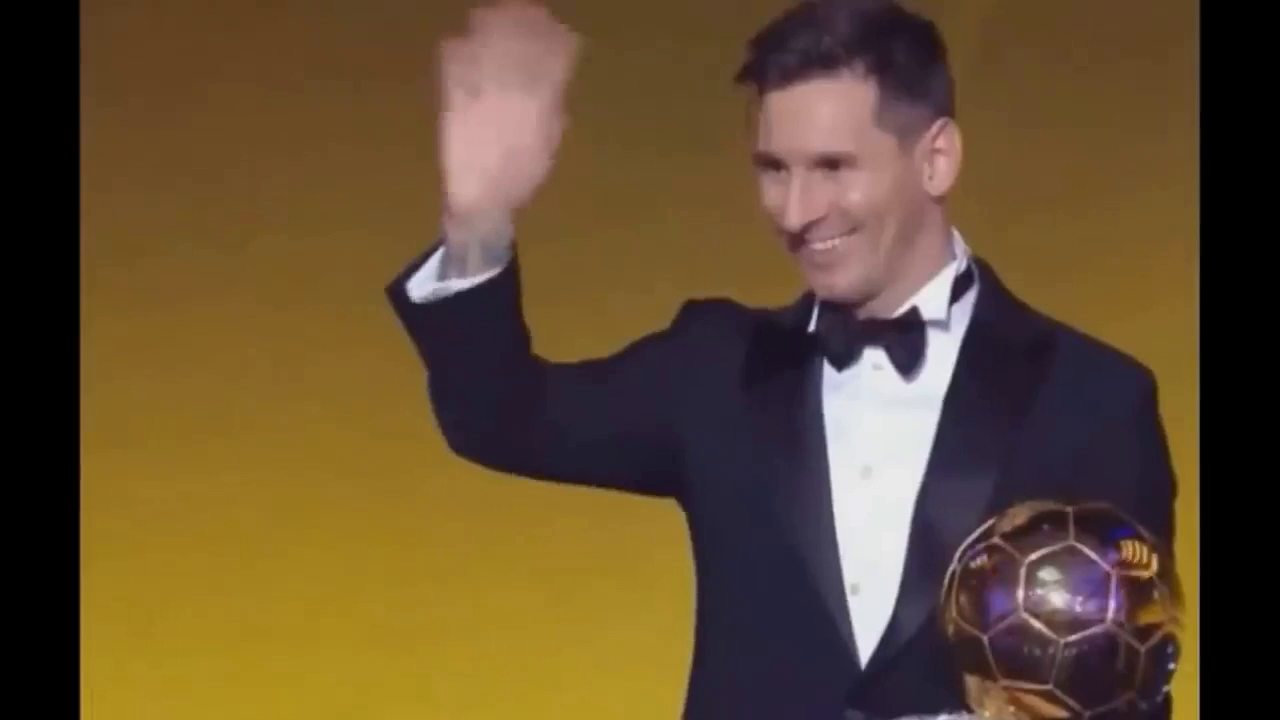
#> input picture frames/0.png, 1280 x 720 px; its folder holds only this picture in this run
$ python detecta_frames.py
#> lines starting #> are read from the running program, lines starting #| are printed output that depends on the picture; after the words box and inside, x2 and y2 are one past the last pixel; in counts of white or black regions, pixels touching at a corner belong together
import cv2
import os

face_cascade = cv2.CascadeClassifier('haarcascade_frontalface_default.xml')

input_dir = '../frames'
output_dir = '../frames_detected/'

os.makedirs(output_dir, exist_ok=True)

for i in range(189):
    img_path = os.path.join(input_dir, f'{i}.png')
    img = cv2.imread(img_path)
#> img is the input picture: shape (720, 1280, 3); mean B, G, R 49.1, 78.4, 100.5

    if img is None:
        print(f'Não foi possível ler a imagem: {img_path}')
        continue

    gray = cv2.cvtColor(img, cv2.COLOR_BGR2GRAY)
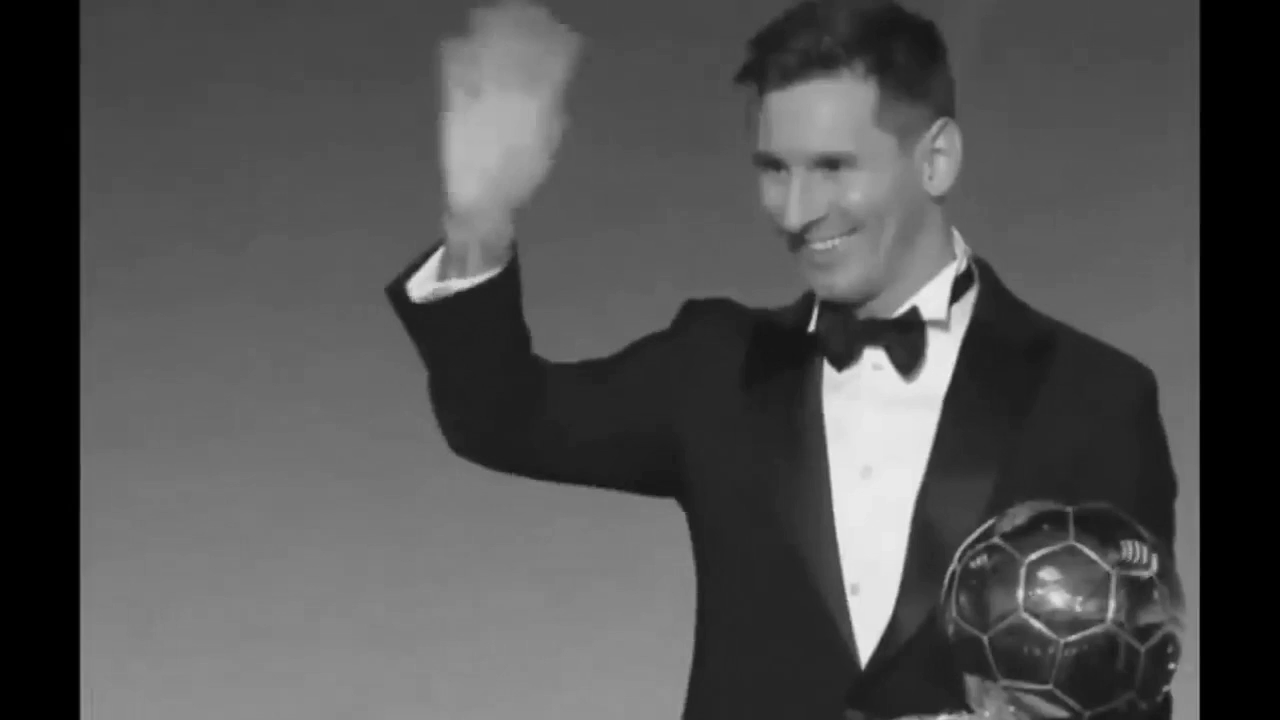
#> gray: shape (720, 1280); min 0, max 243, mean 81.6

    faces = face_cascade.detectMultiScale(gray, scaleFactor=1.1, minNeighbors=5, minSize=(30, 30))
#> faces = [[879, 122, 82, 82], [903, 126, 67, 67], [708, 91, 197, 197]]

    for (x, y, w, h) in faces:
        cv2.rectangle(img, (x, y), (x+w, y+h), (255, 0, 0), 2)
#> this loop made 3 passes
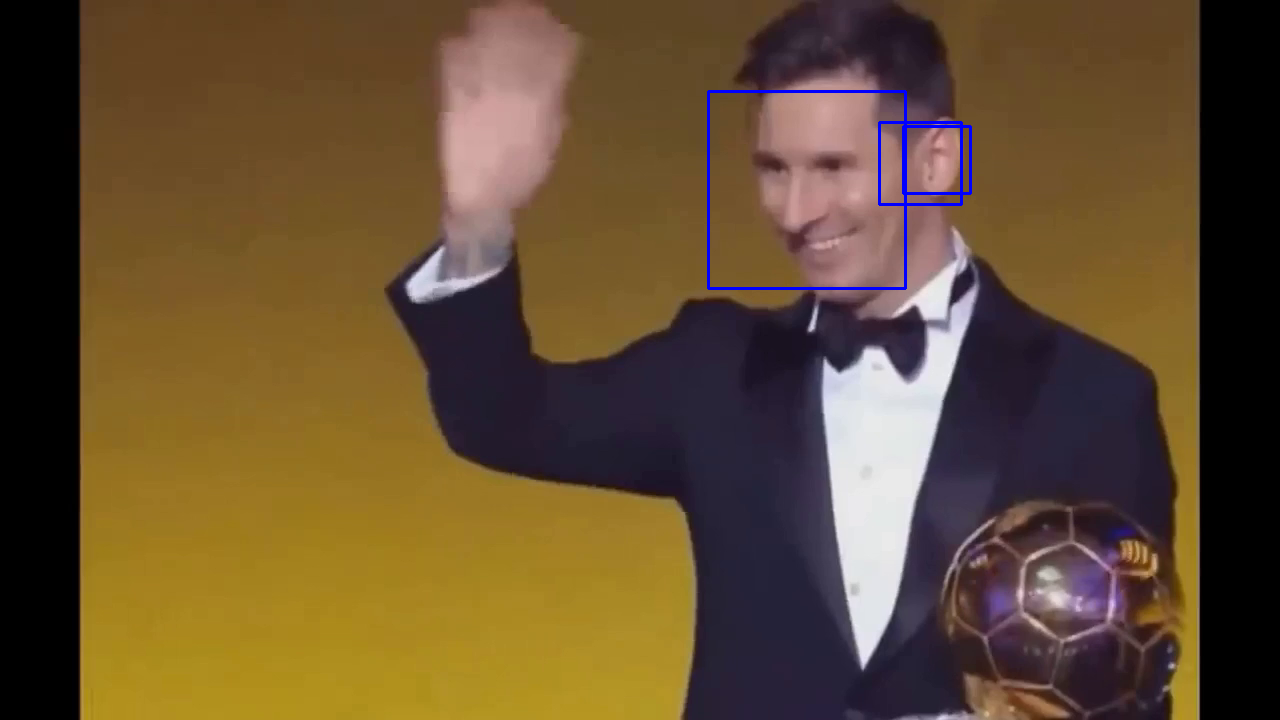
#> img: shape (720, 1280, 3); 0.44% of pixels changed, all inside (x1, y1, x2, y2) = (707, 90, 972, 290)

    output_path = os.path.join(output_dir, f'{i}_detected.png')
    cv2.imwrite(output_path, img)

    print(f'Processada e salva: {output_path}')
